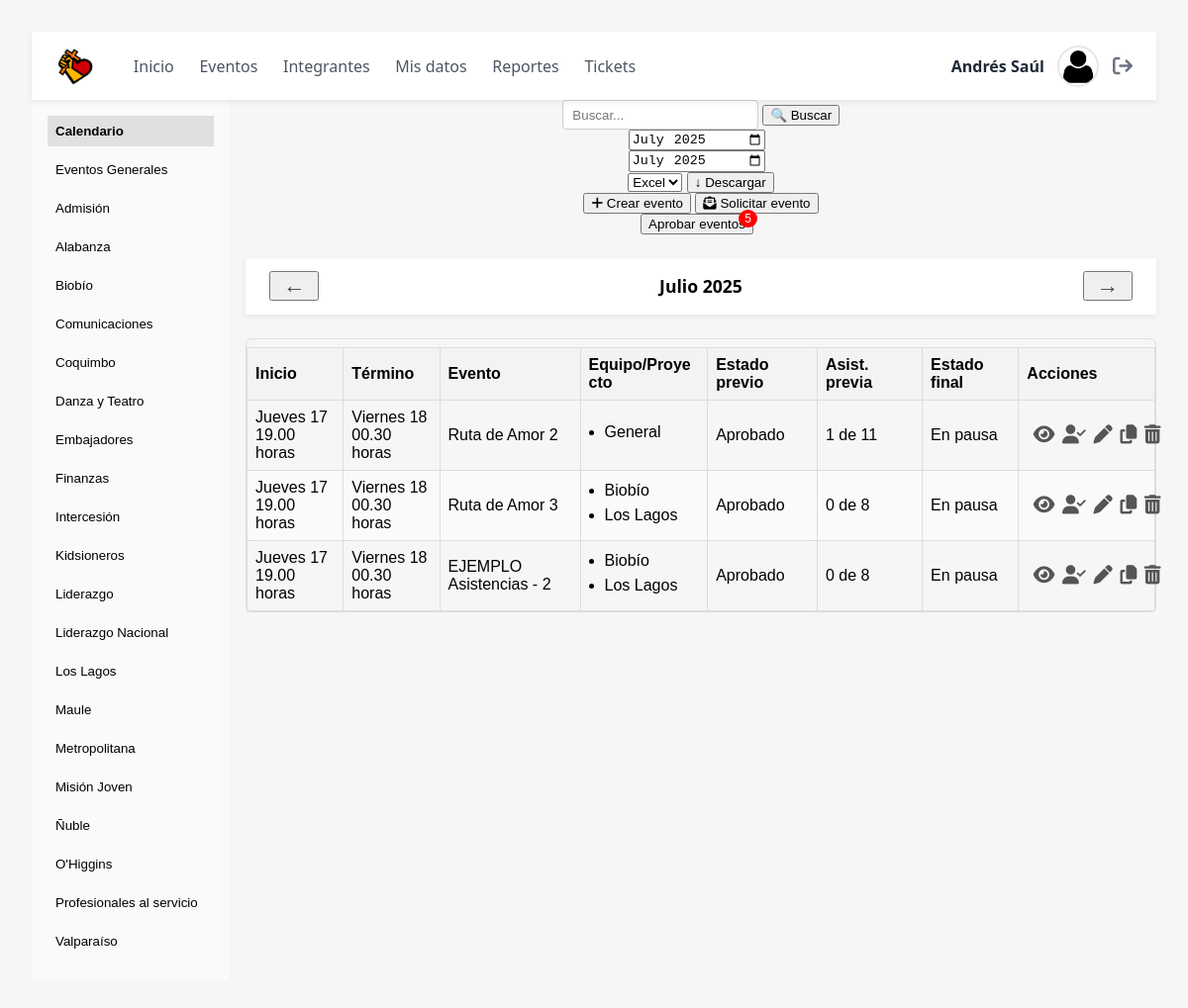
The page /eventos.php (signed in) on the database its author committed.
### tables this page shows
CREATE TABLE `usuarios` (
  `id_usuario` int(11) NOT NULL,
  `nombres` varchar(60) NOT NULL,
  `apellido_paterno` varchar(30) NOT NULL,
  `apellido_materno` varchar(30) DEFAULT NULL,
  `foto_perfil` varchar(255) DEFAULT NULL,
  `fecha_nacimiento` date DEFAULT NULL,
  `rut_dni` varchar(13) NOT NULL,
  `id_pais` int(11) NOT NULL,
  `id_region_estado` int(11) DEFAULT NULL,
  `id_ciudad_comuna` int(11) DEFAULT NULL,
  `direccion` varchar(255) DEFAULT NULL,
  `iglesia_ministerio` varchar(255) DEFAULT NULL,
  `profesion_oficio_estudio` varchar(255) DEFAULT NULL,
  `password` varchar(255) DEFAULT NULL,
  `fecha_registro` date NOT NULL,
  `ultima_actualizacion` timestamp NULL DEFAULT NULL
);

CREATE TABLE `eventos` (
  `id_evento` int(11) NOT NULL,
  `nombre_evento` varchar(100) NOT NULL,
  `lugar` varchar(100) DEFAULT NULL,
  `descripcion` text DEFAULT NULL,
  `observacion` text DEFAULT NULL,
  `id_estado_previo` int(11) DEFAULT NULL,
  `id_estado_final` int(11) DEFAULT NULL,
  `id_tipo` int(11) DEFAULT NULL,
  `encargado` int(11) DEFAULT NULL,
  `es_general` tinyint(1) DEFAULT 0,
  `boleteria_activa` tinyint(1) DEFAULT NULL COMMENT '1 = boletería habilitada; 0/NULL = deshabilitada',
  `fecha_hora_inicio` timestamp NULL DEFAULT NULL,
  `fecha_hora_termino` timestamp NULL DEFAULT NULL
);

CREATE TABLE `estados_previos_eventos` (
  `id_estado_previo` int(11) NOT NULL,
  `nombre_estado_previo` varchar(20) NOT NULL
);

CREATE TABLE `estados_finales_eventos` (
  `id_estado_final` int(11) NOT NULL,
  `nombre_estado_final` varchar(20) NOT NULL
);

### eventos.php (the view, shortened to what the rows shown need)
<?php
require 'conexion.php';
$id_usuario = $_SESSION['id_usuario'];
$stmtLiderNacional = $pdo->prepare(
  'SELECT 1 FROM integrantes_equipos_proyectos
   WHERE id_usuario = ? AND id_equipo_proyecto = 1 LIMIT 1'
);
$stmtLiderNacional->execute([$id_usuario]);
$isLiderNacional = (bool)$stmtLiderNacional->fetchColumn();
$mesParam = $_POST['mes']     ?? date('Y-m');
list($year, $month) = explode('-', $mesParam);
$meses = [
  '01'=>'Enero','02'=>'Febrero','03'=>'Marzo','04'=>'Abril',
  '05'=>'Mayo','06'=>'Junio','07'=>'Julio','08'=>'Agosto',
  '09'=>'Septiembre','10'=>'Octubre','11'=>'Noviembre','12'=>'Diciembre'
];
$dias = ['0'=>'Domingo','1'=>'Lunes','2'=>'Martes','3'=>'Miércoles',
         '4'=>'Jueves','5'=>'Viernes','6'=>'Sábado'];
$where  = [];
$params = [];
$where[]          = "YEAR(e.fecha_hora_inicio) = :year";
$where[]          = "MONTH(e.fecha_hora_inicio) = :month";
$params['year']   = $year;
$params['month']  = $month;
$stmtEv = $pdo->prepare($sql);
$stmtEv->execute($params);
$rows = $stmtEv->fetchAll(PDO::FETCH_ASSOC);
?>
<!DOCTYPE html>
<html lang="es">
<head>
  <link rel="stylesheet" href="styles/main.css">
  <link rel="stylesheet" href="https://cdnjs.cloudflare.com/ajax/libs/font-awesome/6.4.0/css/all.min.css">
</head>
<body>
  <?php require_once 'navegador.php'; ?>
  <main>
    <div class="container" style="display:grid; grid-template-columns:200px 1fr; gap:1rem">
    <div>
      <section>
        <?php if (empty($rows)): ?>
          <p>No hay eventos en <?= $meses[$month] ?> <?= $year ?>.</p>
        <?php else: ?>
          <div class="table-responsive">
            <table>
              <thead>
                <tr>
                  <th>Inicio</th><th>Término</th><th>Evento</th>
                  <th>Equipo/Proyecto</th><th>Estado previo</th>
                  <th>Asist. previa</th><th>Estado final</th><th>Acciones</th>
                </tr>
              </thead>
              <tbody>
                <?php foreach($rows as $e):
                  $si = strtotime($e['fecha_hora_inicio']);
                  $st = strtotime($e['fecha_hora_termino']);
                ?>
                <?php
                  $canManage = $isLiderNacional;
                ?>
                <tr>
                  <td>
                    <?= $dias[date('w',$si)] . ' ' . date('d',$si) ?><br>
                    <?= date('H.i',$si) . ' horas' ?>
                  </td>
                  <td>
                    <?= $dias[date('w',$st)] . ' ' . date('d',$st) ?><br>
                    <?= date('H.i',$st) . ' horas' ?>
                  </td>
                  <td><?= htmlspecialchars($e['nombre_evento']) ?></td>
                  <td>
                    <?php
                      $raw   = $e['equipos'] ?: 'General';
                      $teams = array_filter(array_map('trim', explode(',', $raw)));
                    ?>
                    <ul class="equipos-list">
                      <?php foreach ($teams as $team): ?>
                        <li><?= htmlspecialchars($team) ?></li>
                      <?php endforeach; ?>
                    </ul>
                  </td>
                  <td><?= htmlspecialchars($e['nombre_estado_previo']) ?></td>
                  <td>
                    <?= (int)$e['cnt_presente'] ?> de <?= (int)$e['total_integrantes'] ?>
                  </td>
                  <td><?= htmlspecialchars($e['nombre_estado_final']) ?></td>
                  <td class="actions" style="white-space:nowrap">
                    <button
                      title="Ver detalles"
                      class="action-btn detail-btn"
                      data-fi="<?= $dias[date('w',$si)].' '.date('d',$si).' | '.date('H.i',$si).' horas' ?>"
                      data-ft="<?= $dias[date('w',$st)].' '.date('d',$st).' | '.date('H.i',$st).' horas' ?>"
                      data-nombre="<?= htmlspecialchars($e['nombre_evento']) ?>"
                      data-lugar="<?= htmlspecialchars($e['lugar'] ?? '') ?>"
                      data-encargado="<?= htmlspecialchars($e['encargado_nombre_completo'] ?? '') ?>"
                      data-descripcion="<?= htmlspecialchars($e['descripcion'] ?? '') ?>"
                      data-equipos="<?= htmlspecialchars($e['equipos'] ?: 'General') ?>"
                      data-previo="<?= htmlspecialchars($e['nombre_estado_previo'] ?? '') ?>"
                      data-tipo="<?= htmlspecialchars($e['nombre_tipo'] ?? '') ?>"
                      data-asist="<?= (int)$e['cnt_presente'].' de '.(int)$e['total_integrantes'] ?>"
                      data-observacion="<?=
                          htmlspecialchars($e['observacion'] ?? '', ENT_QUOTES)
                      ?>"
                      data-can-see-observacion="<?= $e['show_observacion'] ? '1' : '0' ?>"
                      data-final="<?= htmlspecialchars($e['nombre_estado_final'] ?? '') ?>"
                    >
                      <i class="fas fa-eye"></i>
                    </button>
                    <button
                      title="Asistencia"
                      class="action-btn assist-btn"
                      data-id="<?= $e['id_evento'] ?>"
                      data-start="<?= $e['fecha_hora_inicio'] ?>"
                    >
                      <i class="fas fa-user-check"></i>
                    </button>
                    <?php if ($canManage): ?>
                      <button
                        title="Editar" class="action-btn edit-btn"
                        data-id="<?= $e['id_evento'] ?>"
                        data-nombre="<?= htmlspecialchars($e['nombre_evento'] ?? '') ?>"
                        data-lugar="<?= htmlspecialchars($e['lugar'] ?? '') ?>"
                        data-encargado="<?= (int)$e['encargado_id'] ?>"
                        data-descripcion="<?= htmlspecialchars($e['descripcion'] ?? '') ?>"
                        data-observacion="<?= htmlspecialchars($e['observacion'] ?? '') ?>"
                        data-start="<?= $e['fecha_hora_inicio'] ?>"
                        data-end="<?= $e['fecha_hora_termino'] ?>"
                        data-previo="<?= $e['id_estado_previo'] ?>"
                        data-tipo="<?= $e['id_tipo'] ?>"
                        data-final="<?= $e['id_estado_final'] ?>"
                        data-equipos="<?= htmlspecialchars($e['equipo_ids']) ?>"
                      >
                        <i class="fas fa-pen"></i>
                      </button>
                      <button
                        title="Duplicar"
                        class="action-btn copy-btn"
                        data-id="<?= $e['id_evento'] ?>"
                        data-nombre="<?= htmlspecialchars($e['nombre_evento'] ?? '') ?>"
                        data-lugar="<?= htmlspecialchars($e['lugar'] ?? '') ?>"
                        data-encargado="<?= (int)$e['encargado_id'] ?>"
                        data-descripcion="<?= htmlspecialchars($e['descripcion'] ?? '') ?>"
                        data-observacion="<?= htmlspecialchars($e['observacion'] ?? '') ?>"
                        data-start="<?= $e['fecha_hora_inicio'] ?>"
                        data-end="<?= $e['fecha_hora_termino'] ?>"
                        data-previo="<?= $e['id_estado_previo'] ?>"
                        data-tipo="<?= $e['id_tipo'] ?>"
                        data-final="<?= $e['id_estado_final'] ?>"
                        data-equipos="<?= htmlspecialchars($e['equipo_ids']) ?>"
                      >
                        <i class="fas fa-copy"></i>
                      </button>
                      <button
                        class="action-btn delete-btn"
                        data-id="<?= $e['id_evento'] ?>"
                        title="Eliminar">
                        <i class="fas fa-trash-alt"></i>
                      </button>
                    <?php endif; ?>
                  </td>
                </tr>
                <?php endforeach; ?>
              </tbody>
            </table>
          </div>
        <?php endif; ?>
      </section>
    </div>
    </div>
  </main>
</body>
</html>

### navegador.php (shortened to what the rows shown need)
<?php
$uid = (int)$_SESSION['id_usuario'];
$stmt = $pdo->prepare("
    SELECT nombres, foto_perfil
      FROM usuarios
     WHERE id_usuario = :id
     LIMIT 1");
$stmt->execute([':id' => $uid]);
$user = $stmt->fetch(PDO::FETCH_ASSOC) ?: ['nombres'=>'','foto_perfil'=>''];
$fotoNav = trim((string)($user['foto_perfil'] ?? '')) ?: 'uploads/fotos/default.png';
?>
<link rel="stylesheet"
      href="https://cdnjs.cloudflare.com/ajax/libs/font-awesome/6.5.0/css/all.min.css">
<nav>
  <div class="perfil">
    <span id="nombre-usuario"><?= htmlspecialchars($user['nombres']) ?></span>
    <img id="foto-perfil-nav"
         src="<?= htmlspecialchars($fotoNav) ?>"
         alt="Foto de <?= htmlspecialchars($user['nombres']) ?>">
    <a href="#" id="logout" title="Cerrar sesión">
      <i class="fa-solid fa-arrow-right-from-bracket"></i>
    </a>
  </div>
</nav>

### rows shown on the page
usuarios: nombres "Andrés Saúl"
eventos: fecha_hora_inicio "Jueves", fecha_hora_inicio "17", fecha_hora_inicio "19.00", fecha_hora_termino "Viernes", fecha_hora_termino "18", fecha_hora_termino "00.30", nombre_evento "Ruta de Amor 2", team "General", id_estado_previo.nombre_estado_previo "Aprobado", cnt_presente "1", total_integrantes "11", id_estado_final.nombre_estado_final "En pausa"
eventos: fecha_hora_inicio "Jueves", fecha_hora_inicio "17", fecha_hora_inicio "19.00", fecha_hora_termino "Viernes", fecha_hora_termino "18", fecha_hora_termino "00.30", nombre_evento "Ruta de Amor 3", team "Biobío", team "Los Lagos", id_estado_previo.nombre_estado_previo "Aprobado", cnt_presente "0", total_integrantes "8", id_estado_final.nombre_estado_final "En pausa"
eventos: fecha_hora_inicio "Jueves", fecha_hora_inicio "17", fecha_hora_inicio "19.00", fecha_hora_termino "Viernes", fecha_hora_termino "18", fecha_hora_termino "00.30", nombre_evento "EJEMPLO Asistencias - 2", team "Biobío", team "Los Lagos", id_estado_previo.nombre_estado_previo "Aprobado", cnt_presente "0", total_integrantes "8", id_estado_final.nombre_estado_final "En pausa"

### other values the page prints
$label "Calendario"
$label "Eventos Generales"
$label "Admisión"
$label "Alabanza"
$label "Biobío"
$label "Comunicaciones"
$label "Coquimbo"
$label "Danza y Teatro"
$label "Embajadores"
$label "Finanzas"
$label "Intercesión"
$label "Kidsioneros"
$label "Liderazgo"
$label "Liderazgo Nacional"
$label "Los Lagos"
